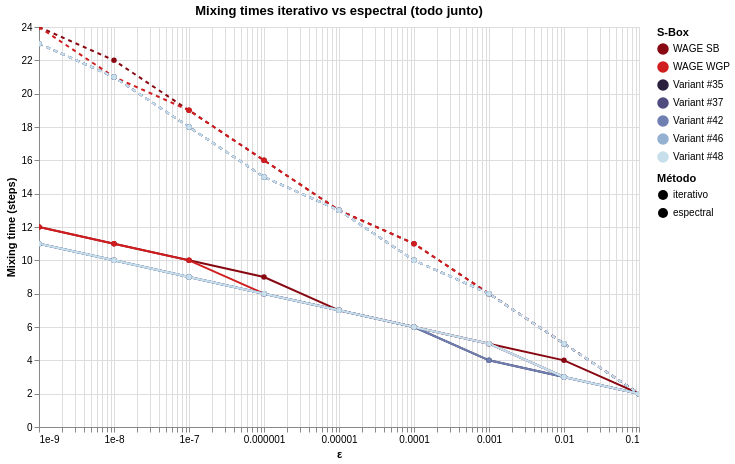

The notebook cell saved with this chart:
### Code cell
chart_spec = compare_mixing_times_spectrals_altair(
    specs,
    epsilons=[10**(-i) for i in range(1,10)],
    max_steps=10000,
    log_scale=True,
)
chart_spec

### Figure 1 — Vega-Lite specification as saved in the notebook (floating-point values rounded to 4 significant figures)
{"config": {"view": {"continuousWidth": 300, "continuousHeight": 300}}, "data": {"name": "data-79df5835e816be0cf60911ebef1e0eb4"}, "mark": {"type": "line", "point": true}, "encoding": {"color": {"field": "S-Box", "legend": {"title": "S-Box"}, "scale": {"domain": ["WAGE SB", "WAGE WGP", "Variant #35", "Variant #37", "Variant #42", "Variant #46", "Variant #48"], "range": ["#880811", "#d01d1f", "#2b1f3e", "#504c7f", "#707fb1", "#95b1d2", "#c7dfeb"]}, "type": "nominal"}, "strokeDash": {"field": "Método", "legend": {"title": "Método"}, "scale": {"domain": ["iterativo", "espectral"], "range": [[], [4, 4]]}, "type": "nominal"}, "tooltip": [{"field": "S-Box", "type": "nominal"}, {"field": "Método", "type": "nominal"}, {"field": "ε", "type": "quantitative"}, {"field": "Mixing time", "type": "quantitative"}], "x": {"field": "ε", "scale": {"type": "log"}, "title": "ε", "type": "quantitative"}, "y": {"field": "Mixing time", "title": "Mixing time (steps)", "type": "quantitative"}}, "height": 400, "params": [{"name": "param_11", "select": {"type": "interval", "encodings": ["x", "y"]}, "bind": "scales"}], "title": "Mixing times iterativo vs espectral (todo junto)", "width": 600, "$schema": "https://vega.github.io/schema/vega-lite/v5.20.1.json", "datasets": {"data-79df5835e816be0cf60911ebef1e0eb4": [{"ε": 0.1, "S-Box": "WAGE SB", "Método": "iterativo", "Mixing time": 2}, {"ε": 0.1, "S-Box": "WAGE SB", "Método": "espectral", "Mixing time": 2}, {"ε": 0.01, "S-Box": "WAGE SB", "Método": "iterativo", "Mixing time": 4}, {"ε": 0.01, "S-Box": "WAGE SB", "Método": "espectral", "Mixing time": 5}, {"ε": 0.001, "S-Box": "WAGE SB", "Método": "iterativo", "Mixing time": 5}, {"ε": 0.001, "S-Box": "WAGE SB", "Método": "espectral", "Mixing time": 8}, {"ε": 0.0001, "S-Box": "WAGE SB", "Método": "iterativo", "Mixing time": 6}, {"ε": 0.0001, "S-Box": "WAGE SB", "Método": "espectral", "Mixing time": 11}, {"ε": 1e-05, "S-Box": "WAGE SB", "Método": "iterativo", "Mixing time": 7}, {"ε": 1e-05, "S-Box": "WAGE SB", "Método": "espectral", "Mixing time": 13}, {"ε": 1e-06, "S-Box": "WAGE SB", "Método": "iterativo", "Mixing time": 9}, {"ε": 1e-06, "S-Box": "WAGE SB", "Método": "espectral", "Mixing time": 16}, {"ε": 1e-07, "S-Box": "WAGE SB", "Método": "iterativo", "Mixing time": 10}, {"ε": 1e-07, "S-Box": "WAGE SB", "Método": "espectral", "Mixing time": 19}, {"ε": 1e-08, "S-Box": "WAGE SB", "Método": "iterativo", "Mixing time": 11}, {"ε": 1e-08, "S-Box": "WAGE SB", "Método": "espectral", "Mixing time": 22}, {"ε": 1e-09, "S-Box": "WAGE SB", "Método": "iterativo", "Mixing time": 12}, {"ε": 1e-09, "S-Box": "WAGE SB", "Método": "espectral", "Mixing time": 24}, {"ε": 0.1, "S-Box": "WAGE WGP", "Método": "iterativo", "Mixing time": 2}, {"ε": 0.1, "S-Box": "WAGE WGP", "Método": "espectral", "Mixing time": 2}, {"ε": 0.01, "S-Box": "WAGE WGP", "Método": "iterativo", "Mixing time": 3}, {"ε": 0.01, "S-Box": "WAGE WGP", "Método": "espectral", "Mixing time": 5}, {"ε": 0.001, "S-Box": "WAGE WGP", "Método": "iterativo", "Mixing time": 5}, {"ε": 0.001, "S-Box": "WAGE WGP", "Método": "espectral", "Mixing time": 8}, {"ε": 0.0001, "S-Box": "WAGE WGP", "Método": "iterativo", "Mixing time": 6}, {"ε": 0.0001, "S-Box": "WAGE WGP", "Método": "espectral", "Mixing time": 11}, {"ε": 1e-05, "S-Box": "WAGE WGP", "Método": "iterativo", "Mixing time": 7}, {"ε": 1e-05, "S-Box": "WAGE WGP", "Método": "espectral", "Mixing time": 13}, {"ε": 1e-06, "S-Box": "WAGE WGP", "Método": "iterativo", "Mixing time": 8}, {"ε": 1e-06, "S-Box": "WAGE WGP", "Método": "espectral", "Mixing time": 16}, {"ε": 1e-07, "S-Box": "WAGE WGP", "Método": "iterativo", "Mixing time": 10}, {"ε": 1e-07, "S-Box": "WAGE WGP", "Método": "espectral", "Mixing time": 19}, {"ε": 1e-08, "S-Box": "WAGE WGP", "Método": "iterativo", "Mixing time": 11}, {"ε": 1e-08, "S-Box": "WAGE WGP", "Método": "espectral", "Mixing time": 21}, {"ε": 1e-09, "S-Box": "WAGE WGP", "Método": "iterativo", "Mixing time": 12}, {"ε": 1e-09, "S-Box": "WAGE WGP", "Método": "espectral", "Mixing time": 24}, {"ε": 0.1, "S-Box": "Variant #35", "Método": "iterativo", "Mixing time": 2}, {"ε": 0.1, "S-Box": "Variant #35", "Método": "espectral", "Mixing time": 2}, {"ε": 0.01, "S-Box": "Variant #35", "Método": "iterativo", "Mixing time": 3}, {"ε": 0.01, "S-Box": "Variant #35", "Método": "espectral", "Mixing time": 5}, {"ε": 0.001, "S-Box": "Variant #35", "Método": "iterativo", "Mixing time": 4}, {"ε": 0.001, "S-Box": "Variant #35", "Método": "espectral", "Mixing time": 8}, {"ε": 0.0001, "S-Box": "Variant #35", "Método": "iterativo", "Mixing time": 6}, {"ε": 0.0001, "S-Box": "Variant #35", "Método": "espectral", "Mixing time": 10}, {"ε": 1e-05, "S-Box": "Variant #35", "Método": "iterativo", "Mixing time": 7}, {"ε": 1e-05, "S-Box": "Variant #35", "Método": "espectral", "Mixing time": 13}, {"ε": 1e-06, "S-Box": "Variant #35", "Método": "iterativo", "Mixing time": 8}, {"ε": 1e-06, "S-Box": "Variant #35", "Método": "espectral", "Mixing time": 15}, {"ε": 1e-07, "S-Box": "Variant #35", "Método": "iterativo", "Mixing time": 9}, {"ε": 1e-07, "S-Box": "Variant #35", "Método": "espectral", "Mixing time": 18}, {"ε": 1e-08, "S-Box": "Variant #35", "Método": "iterativo", "Mixing time": 10}, {"ε": 1e-08, "S-Box": "Variant #35", "Método": "espectral", "Mixing time": 21}, {"ε": 1e-09, "S-Box": "Variant #35", "Método": "iterativo", "Mixing time": 11}, {"ε": 1e-09, "S-Box": "Variant #35", "Método": "espectral", "Mixing time": 23}, {"ε": 0.1, "S-Box": "Variant #37", "Método": "iterativo", "Mixing time": 2}, {"ε": 0.1, "S-Box": "Variant #37", "Método": "espectral", "Mixing time": 2}, {"ε": 0.01, "S-Box": "Variant #37", "Método": "iterativo", "Mixing time": 3}, {"ε": 0.01, "S-Box": "Variant #37", "Método": "espectral", "Mixing time": 5}, {"ε": 0.001, "S-Box": "Variant #37", "Método": "iterativo", "Mixing time": 5}, {"ε": 0.001, "S-Box": "Variant #37", "Método": "espectral", "Mixing time": 8}, {"ε": 0.0001, "S-Box": "Variant #37", "Método": "iterativo", "Mixing time": 6}, {"ε": 0.0001, "S-Box": "Variant #37", "Método": "espectral", "Mixing time": 10}, {"ε": 1e-05, "S-Box": "Variant #37", "Método": "iterativo", "Mixing time": 7}, {"ε": 1e-05, "S-Box": "Variant #37", "Método": "espectral", "Mixing time": 13}, {"ε": 1e-06, "S-Box": "Variant #37", "Método": "iterativo", "Mixing time": 8}, {"ε": 1e-06, "S-Box": "Variant #37", "Método": "espectral", "Mixing time": 15}, {"ε": 1e-07, "S-Box": "Variant #37", "Método": "iterativo", "Mixing time": 9}, {"ε": 1e-07, "S-Box": "Variant #37", "Método": "espectral", "Mixing time": 18}, {"ε": 1e-08, "S-Box": "Variant #37", "Método": "iterativo", "Mixing time": 10}, {"ε": 1e-08, "S-Box": "Variant #37", "Método": "espectral", "Mixing time": 21}, {"ε": 1e-09, "S-Box": "Variant #37", "Método": "iterativo", "Mixing time": 11}, {"ε": 1e-09, "S-Box": "Variant #37", "Método": "espectral", "Mixing time": 23}, {"ε": 0.1, "S-Box": "Variant #42", "Método": "iterativo", "Mixing time": 2}, {"ε": 0.1, "S-Box": "Variant #42", "Método": "espectral", "Mixing time": 2}, {"ε": 0.01, "S-Box": "Variant #42", "Método": "iterativo", "Mixing time": 3}, {"ε": 0.01, "S-Box": "Variant #42", "Método": "espectral", "Mixing time": 5}, {"ε": 0.001, "S-Box": "Variant #42", "Método": "iterativo", "Mixing time": 4}, {"ε": 0.001, "S-Box": "Variant #42", "Método": "espectral", "Mixing time": 8}, {"ε": 0.0001, "S-Box": "Variant #42", "Método": "iterativo", "Mixing time": 6}, {"ε": 0.0001, "S-Box": "Variant #42", "Método": "espectral", "Mixing time": 10}, {"ε": 1e-05, "S-Box": "Variant #42", "Método": "iterativo", "Mixing time": 7}, {"ε": 1e-05, "S-Box": "Variant #42", "Método": "espectral", "Mixing time": 13}, {"ε": 1e-06, "S-Box": "Variant #42", "Método": "iterativo", "Mixing time": 8}, {"ε": 1e-06, "S-Box": "Variant #42", "Método": "espectral", "Mixing time": 15}, {"ε": 1e-07, "S-Box": "Variant #42", "Método": "iterativo", "Mixing time": 9}, {"ε": 1e-07, "S-Box": "Variant #42", "Método": "espectral", "Mixing time": 18}, {"ε": 1e-08, "S-Box": "Variant #42", "Método": "iterativo", "Mixing time": 10}, {"ε": 1e-08, "S-Box": "Variant #42", "Método": "espectral", "Mixing time": 21}, {"ε": 1e-09, "S-Box": "Variant #42", "Método": "iterativo", "Mixing time": 11}, {"ε": 1e-09, "S-Box": "Variant #42", "Método": "espectral", "Mixing time": 23}, {"ε": 0.1, "S-Box": "Variant #46", "Método": "iterativo", "Mixing time": 2}, {"ε": 0.1, "S-Box": "Variant #46", "Método": "espectral", "Mixing time": 2}, {"ε": 0.01, "S-Box": "Variant #46", "Método": "iterativo", "Mixing time": 3}, {"ε": 0.01, "S-Box": "Variant #46", "Método": "espectral", "Mixing time": 5}, {"ε": 0.001, "S-Box": "Variant #46", "Método": "iterativo", "Mixing time": 5}, {"ε": 0.001, "S-Box": "Variant #46", "Método": "espectral", "Mixing time": 8}, {"ε": 0.0001, "S-Box": "Variant #46", "Método": "iterativo", "Mixing time": 6}, {"ε": 0.0001, "S-Box": "Variant #46", "Método": "espectral", "Mixing time": 10}, {"ε": 1e-05, "S-Box": "Variant #46", "Método": "iterativo", "Mixing time": 7}, {"ε": 1e-05, "S-Box": "Variant #46", "Método": "espectral", "Mixing time": 13}, {"ε": 1e-06, "S-Box": "Variant #46", "Método": "iterativo", "Mixing time": 8}, {"ε": 1e-06, "S-Box": "Variant #46", "Método": "espectral", "Mixing time": 15}, {"ε": 1e-07, "S-Box": "Variant #46", "Método": "iterativo", "Mixing time": 9}, {"ε": 1e-07, "S-Box": "Variant #46", "Método": "espectral", "Mixing time": 18}, {"ε": 1e-08, "S-Box": "Variant #46", "Método": "iterativo", "Mixing time": 10}, {"ε": 1e-08, "S-Box": "Variant #46", "Método": "espectral", "Mixing time": 21}, {"ε": 1e-09, "S-Box": "Variant #46", "Método": "iterativo", "Mixing time": 11}, {"ε": 1e-09, "S-Box": "Variant #46", "Método": "espectral", "Mixing time": 23}, {"ε": 0.1, "S-Box": "Variant #48", "Método": "iterativo", "Mixing time": 2}, {"ε": 0.1, "S-Box": "Variant #48", "Método": "espectral", "Mixing time": 2}, {"ε": 0.01, "S-Box": "Variant #48", "Método": "iterativo", "Mixing time": 3}, {"ε": 0.01, "S-Box": "Variant #48", "Método": "espectral", "Mixing time": 5}, {"ε": 0.001, "S-Box": "Variant #48", "Método": "iterativo", "Mixing time": 5}, {"ε": 0.001, "S-Box": "Variant #48", "Método": "espectral", "Mixing time": 8}, {"ε": 0.0001, "S-Box": "Variant #48", "Método": "iterativo", "Mixing time": 6}, {"ε": 0.0001, "S-Box": "Variant #48", "Método": "espectral", "Mixing time": 10}, {"ε": 1e-05, "S-Box": "Variant #48", "Método": "iterativo", "Mixing time": 7}, {"ε": 1e-05, "S-Box": "Variant #48", "Método": "espectral", "Mixing time": 13}, {"ε": 1e-06, "S-Box": "Variant #48", "Método": "iterativo", "Mixing time": 8}, {"ε": 1e-06, "S-Box": "Variant #48", "Método": "espectral", "Mixing time": 15}, {"ε": 1e-07, "S-Box": "Variant #48", "Método": "iterativo", "Mixing time": 9}, {"ε": 1e-07, "S-Box": "Variant #48", "Método": "espectral", "Mixing time": 18}, {"ε": 1e-08, "S-Box": "Variant #48", "Método": "iterativo", "Mixing time": 10}, {"ε": 1e-08, "S-Box": "Variant #48", "Método": "espectral", "Mixing time": 21}, {"ε": 1e-09, "S-Box": "Variant #48", "Método": "iterativo", "Mixing time": 11}, {"ε": 1e-09, "S-Box": "Variant #48", "Método": "espectral", "Mixing time": 23}]}}
